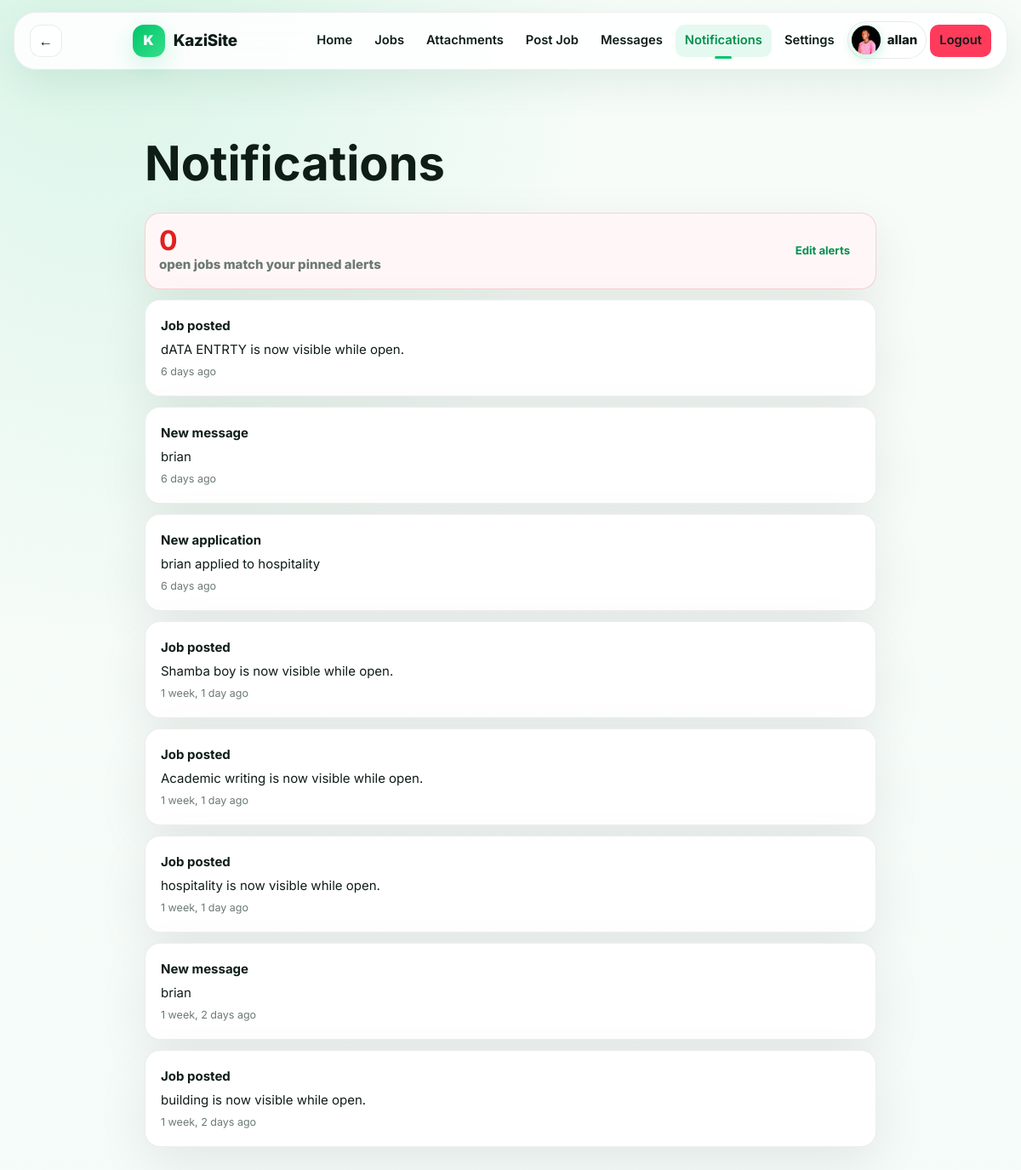
/notifications/ (signed in), run on an earlier commit of the app's database.
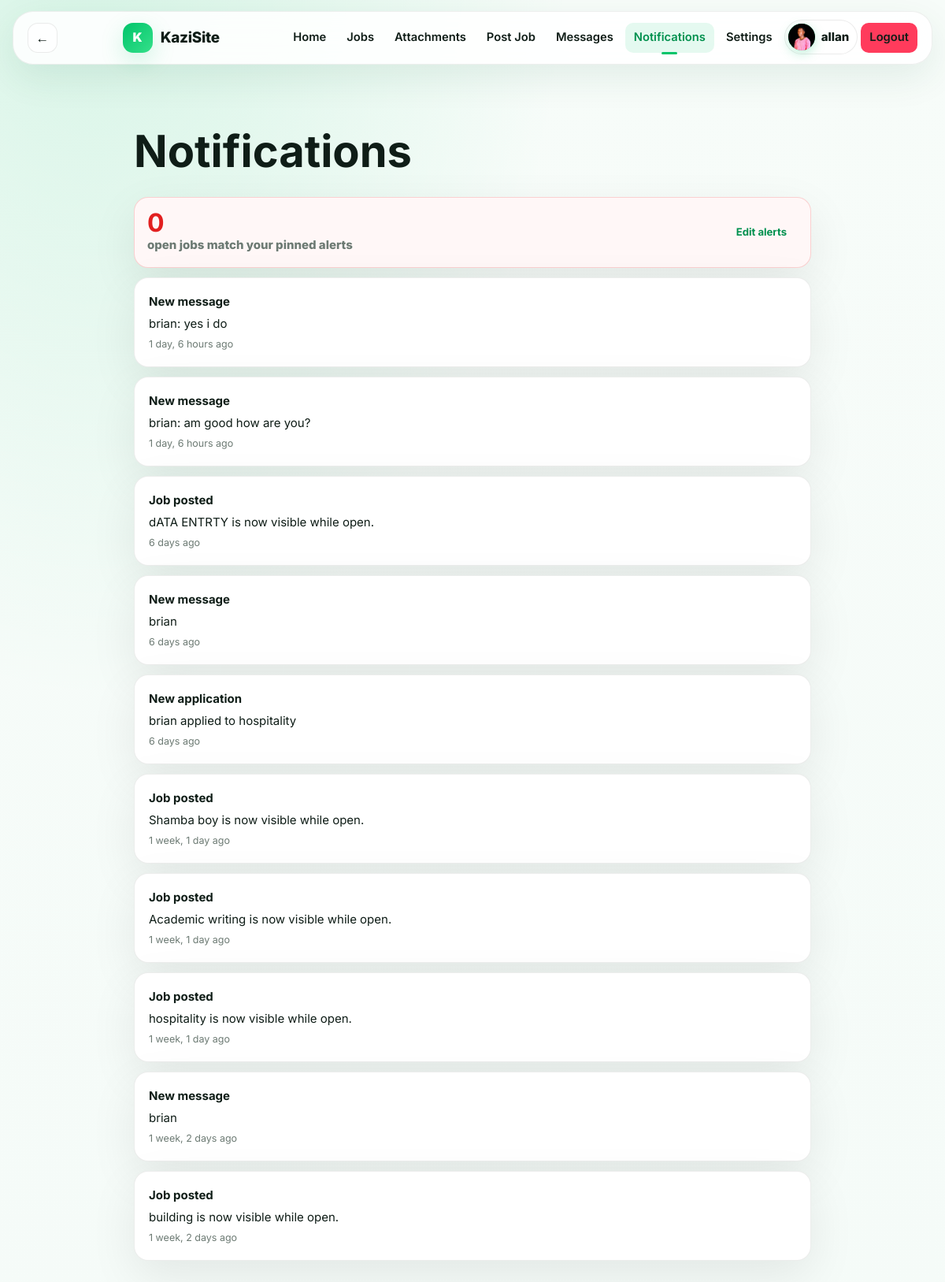
And on a later commit of the database.
### marketplace/models.py (models this page shows)
class Notification(models.Model):
    user = models.ForeignKey(User, on_delete=models.CASCADE, related_name='notifications')
    title = models.CharField(max_length=120)
    body = models.CharField(max_length=240, blank=True)
    url = models.CharField(max_length=240, blank=True)
    read = models.BooleanField(default=False)
    created_at = models.DateTimeField(auto_now_add=True)
    class Meta:
        ordering = ['-created_at']

### marketplace/views.py (the view)
# urls.py: path('notifications/', views.notifications, name='notifications'),
@login_required
def notifications(request):
    alert_jobs = matching_alert_jobs(request.user)
    notes = request.user.notifications.all()
    unread = notes.filter(read=False)
    unread.update(read=True)
    return render(request, 'marketplace/notifications.html', {
        'notifications': notes,
        'alert_jobs': alert_jobs,
        'job_alerts': request.user.job_alerts.filter(active=True),
    })

### marketplace/context_processors.py (called while the page is built)
def alert_badge(request):
    if not request.user.is_authenticated:
        return {'alert_match_count': 0, 'unread_chat_count': 0}
    return {
        'alert_match_count': len(matching_alert_jobs(request.user)),
        'unread_chat_count': unread_chat_message_count(request.user),
    }

### marketplace/views.py (called while the page is built, shortened)
def matching_alert_jobs(user):
    alerts = list(user.job_alerts.filter(active=True).select_related('category'))
    if not alerts:
        return []

def unread_chat_message_count(user):
    return Message.objects.filter(
        conversation__participants=user,
        seen=False,
    ).exclude(sender=user).count()

### templates/marketplace/notifications.html (shortened to what this page needs)
{% extends 'marketplace/base.html' %}
{% load static %}
{% block page_css %}<link rel="stylesheet" href="{% static 'marketplace/css/notifications.css' %}">{% endblock %}
{% block content %}
<main class="notifications-page">
    <h1>Notifications</h1>
    <section class="alert-summary">
        <div>
            <strong>{{ alert_jobs|length }}</strong>
            <span>open jobs match your pinned alerts</span>
        </div>
        <a class="btn mini" href="{% url 'find_jobs' %}">Edit alerts</a>
    </section>
    <section class="notification-list">
        {% for note in notifications %}
            <a class="notification {% if not note.read %}unread{% endif %}" href="{{ note.url|default:'#' }}">
                <strong>{{ note.title }}</strong>
                <p>{{ note.body }}</p>
                <small>{{ note.created_at|timesince }} ago</small>
            </a>
        {% empty %}
            <article class="empty-state"><h2>No notifications yet.</h2><p>New jobs, messages, reviews, applications, and nearby alerts will appear here.</p></article>
        {% endfor %}
    </section>
</main>
{% endblock %}

What changed in the data, as far as the page shows it:
added Notification: title "New message", body "brian: yes i do", created_at "1 day, 6 hours"
added Notification: title "New message", body "brian: am good how are you?", created_at "1 day, 6 hours"
